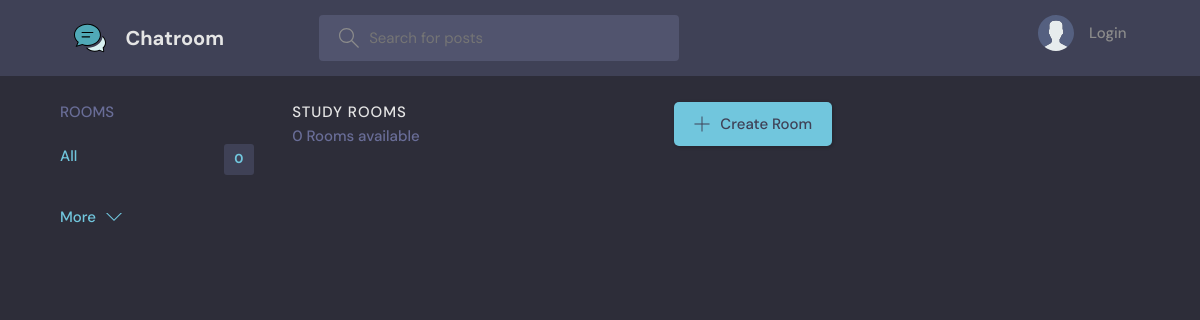
The app's page /, older data.
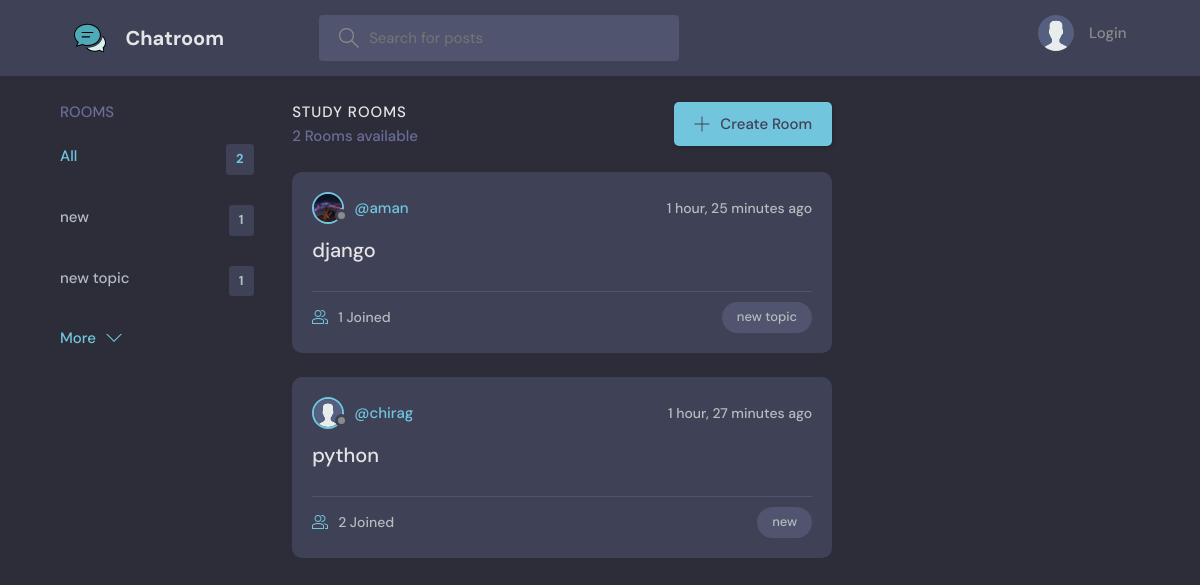
The same page, newer data.
### base/models.py (models this page shows, shortened)
class Topic(models.Model):
    name = models.CharField(max_length=200)

class Room(models.Model):
    host = models.ForeignKey(User, on_delete=models.SET_NULL, null=True)
    topic = models.ForeignKey(Topic, on_delete=models.SET_NULL, null=True)
    name = models.CharField(max_length=200)
    description = models.TextField(null=True, blank=True)
    participants = models.ManyToManyField(
        User, related_name='participants', blank=True)
    updated = models.DateTimeField(auto_now=True)
    created = models.DateTimeField(auto_now_add=True)
    class Meta:
        ordering = ['-updated', '-created']
    def __str__(self):
        return self.name

class User(AbstractUser):
    name = models.CharField(max_length=200, null=True)
    email = models.EmailField(unique=True, null=True)
    bio = models.TextField(null=True)
    avatar = models.ImageField(null=True, default="avatar.svg")
    USERNAME_FIELD = 'email'
    REQUIRED_FIELDS = ['name']
    objects=CustomUserManager()

### base/views.py (the view)
# urls.py: path('', views.home, name="home"),
def home(request):
    q = request.GET.get('q') if request.GET.get('q') != None else ''
    rooms = Room.objects.filter(
        Q(topic__name__icontains=q) |
        Q(name__icontains=q) |
        Q(description__icontains=q)
    )
    topics = Topic.objects.all()[0:5]
    room_count = rooms.count()
    room_messages = Message.objects.filter(
        Q(room__topic__name__icontains=q))[0:3]
    context = {'rooms': rooms, 'topics': topics,
               'room_count': room_count, 'room_messages': room_messages}
    return render(request, 'base/home.html', context)

### base/templates/base/home.html (shortened to what this page needs)
{% extends 'main.html' %}
{% block content %}
<main class="layout layout--3">
  <div class="container">
    {% include 'base/topics_component.html' %}
    <div class="roomList">
      <div class="roomList__header">
        <div>
          <h2>Study Rooms</h2>
          <p>{{room_count}} Rooms available</p>
        </div>
        <a class="btn btn--main" href="{% url 'create-room' %}">
          <svg version="1.1" xmlns="http://www.w3.org/2000/svg" width="32" height="32" viewBox="0 0 32 32">
            <title>add</title>
            <path
              d="M16.943 0.943h-1.885v14.115h-14.115v1.885h14.115v14.115h1.885v-14.115h14.115v-1.885h-14.115v-14.115z">
            </path>
          </svg>
          Create Room
        </a>
      </div>
      {% include 'base/feed_component.html' %}
    </div>
  </div>
</main>
{% endblock %}

### base/templates/base/topics_component.html
<div class="topics">
    <div class="topics__header">
        <h2>Rooms</h2>
    </div>
    <ul class="topics__list">
        <li>
            <a href="{% url 'home' %}" class="active">All <span>{{topics.count}}</span></a>
        </li>
        {% for topic in topics %}
        <li>
            <a href="{% url 'home' %}?q={{topic.name}}">{{topic.name}}<span>{{topic.room_set.all.count}}</span></a>
        </li>
        {% endfor %}
    </ul>
    <a class="btn btn--link" href="{% url 'topics' %}">
        More
        <svg version="1.1" xmlns="http://www.w3.org/2000/svg" width="32" height="32" viewBox="0 0 32 32">
            <title></title>
            <path d="M16 21l-13-13h-3l16 16 16-16h-3l-13 13z"></path>
        </svg>
    </a>
</div>

### base/templates/base/feed_component.html (shortened to what this page needs)
{% for room in rooms %}
<div class="roomListRoom">
    <div class="roomListRoom__header">
        <a href="{% url 'user-profile' room.host.id %}" class="roomListRoom__author">
            <div class="avatar avatar--small">
                <img src="{{room.host.avatar.url}}" />
            </div>
            <span>@{{room.host.username}}</span>
        </a>
        <div class="roomListRoom__actions">
            <span>{{room.created|timesince}} ago</span>
        </div>
    </div>
    <div class="roomListRoom__content">
        <a href="{% url 'room' room.id %}">{{room.name}}</a>
    </div>
    <div class="roomListRoom__meta">
        <a href="{% url 'room' room.id %}" class="roomListRoom__joined">
            {{room.participants.all.count}} Joined
        </a>
        <p class="roomListRoom__topic">{{room.topic.name}}</p>
    </div>
</div>
{% endfor %}

Row changes from the older to the newer data that the page shows:
added Topic: name "new", room_set.all.count "1"
added Topic: name "new topic", room_set.all.count "1"
added Room: host.avatar (picture), host.username "aman", created "1 hour, 25 minutes", name "django", participants.all.count "1", topic.name "new topic"
added Room: host.avatar (placeholder picture), host.username "chirag", created "1 hour, 27 minutes", name "python", participants.all.count "2", topic.name "new"
Text that changed along with them:
{{ topics.count }}: "0" → "2"
{{ room_count }}: "0" → "2"
